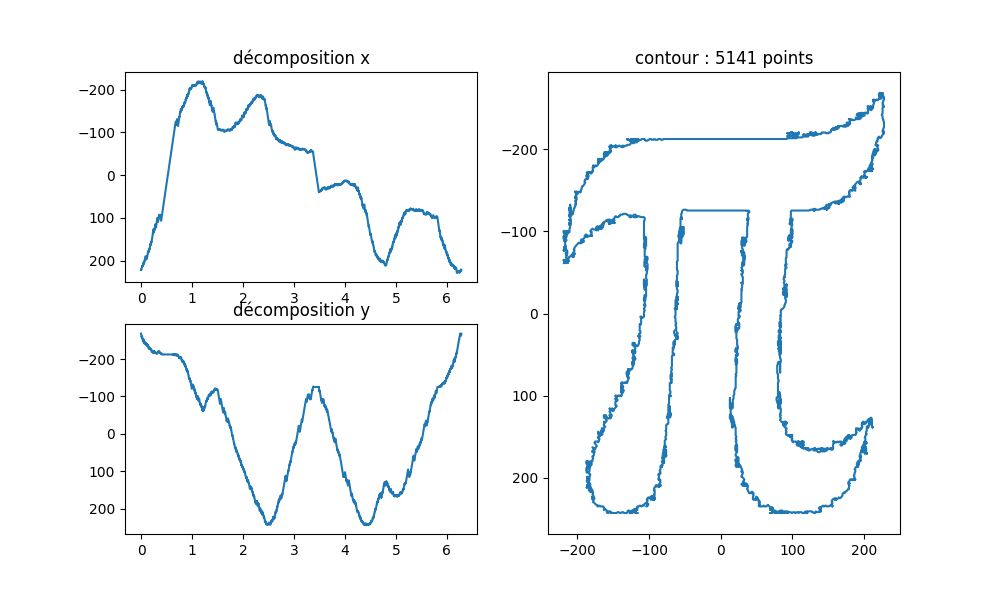
#> input picture Pictures/contour_original.png, 1000 x 600 px
$ python showContour.py Pictures/contour_original.png
#> lines starting #> are read from the running program, lines starting #| are printed output that depends on the picture; after the words box and inside, x2 and y2 are one past the last pixel; in counts of white or black regions, pixels touching at a corner belong together
### Contour/getContour.py
import cv2
import numpy as np

class Contour:
    def __init__(self, img_path) -> None:
        self.img = cv2.imread(img_path, cv2.IMREAD_GRAYSCALE)
        if self.img is not None:
            self.get_contour()
            self.get_values()

    def get_contour(self):
        img = cv2.bitwise_not(self.img)
        _, bin = cv2.threshold(img, 0, 255, cv2.THRESH_BINARY)
        contours, _  = cv2.findContours(bin, cv2.RETR_EXTERNAL, cv2.CHAIN_APPROX_NONE)
        self.contour = max(contours, key=cv2.contourArea)

    def get_values(self):
        center = self.get_center()
        self.x_list = [v[0] for [v] in self.contour]-np.array(center[0])
        self.y_list = [v[1] for [v] in self.contour]-np.array(center[1])

    def get_center(self):
        x = [v[0] for [v] in self.contour]
        y = [v[1] for [v] in self.contour]
        center = [np.mean(x), np.mean(y)]
        return center


### Contour/interpolate.py
import numpy as np
from math import tau

class Interpolate:
    def __init__(self, number=200):
        self.number = number

    def interpol(self, values):
        angle = np.linspace(0, tau, len(values))
        xvals = np.linspace(0, tau, self.number)
        return np.interp(xvals, angle, values)


### Contour/lissage.py
import cv2
import numpy as np
from math import tau
from scipy import signal

class Liss:
    def __init__(self, order=5) -> None:
        self.order = order


    def cyclic_moving_av(self, a, win_type='boxcar'):
        window = signal.get_window(win_type, self.order, fftbins=False).reshape((1, self.order))
        shp_a = a.shape
        b = signal.convolve2d(a.reshape((np.prod(shp_a[:-1], dtype=int), shp_a[-1])),
                              window, boundary='wrap', mode='same')
        return (b / np.sum(window)).reshape(shp_a)

### showContour.py
import cv2
import matplotlib.pyplot as plt
from math import tau
import numpy as np
import argparse

from Contour.getContour import Contour
from Contour.interpolate import Interpolate
from Contour.lissage import Liss


class ShowCont:
    def __init__(self, Cont, title='') -> None:
        self.x_list = Cont.x_list
        self.y_list = Cont.y_list
        self.title = title
        self.angle = np.linspace(0, tau, len(self.x_list))
        self.plot()

    def plot(self):
        fig = plt.figure(figsize=(10, 6))

        ax1 = fig.add_subplot(2, 2, 1)
        ax2 = fig.add_subplot(2, 2, 3)
        ax3 = fig.add_subplot(1, 2, 2)

        ax1.plot(self.angle, self.x_list)
        ax1.set_title('décomposition x')
        ax1.invert_yaxis()


        ax2.plot(self.angle, self.y_list)
        ax2.set_title('décomposition y')
        ax2.invert_yaxis()

        ax3.plot(self.x_list, self.y_list)
        ax3.set_title(f'contour : {len(self.x_list)} points')
        ax3.invert_yaxis()

        plt.savefig(self.title)

    def save_values(self):
        title = 'Datas/x_list.npy'
        np.save(title, self.x_list)
        title = 'Datas/y_list.npy'
        np.save(title, self.y_list)

def main(path):
    cont = Contour(path)
#> in __init__, `self.img = cv2.imread(img_path, cv2.IMREAD_GRAYSCALE)`:
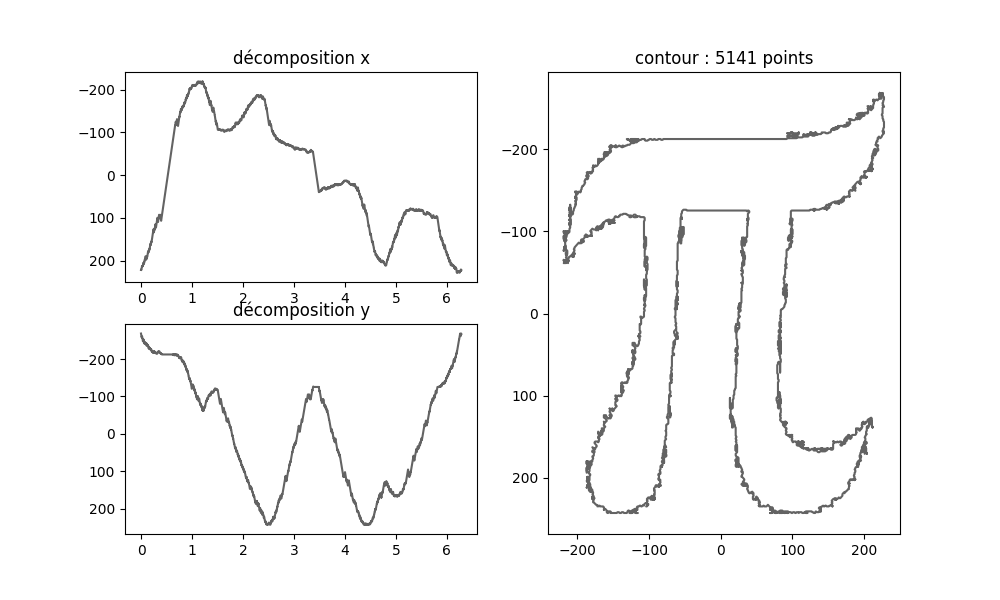
#> self.img: shape (600, 1000); min 0, max 255, mean 248.5
#> in get_contour, `img = cv2.bitwise_not(self.img)`:
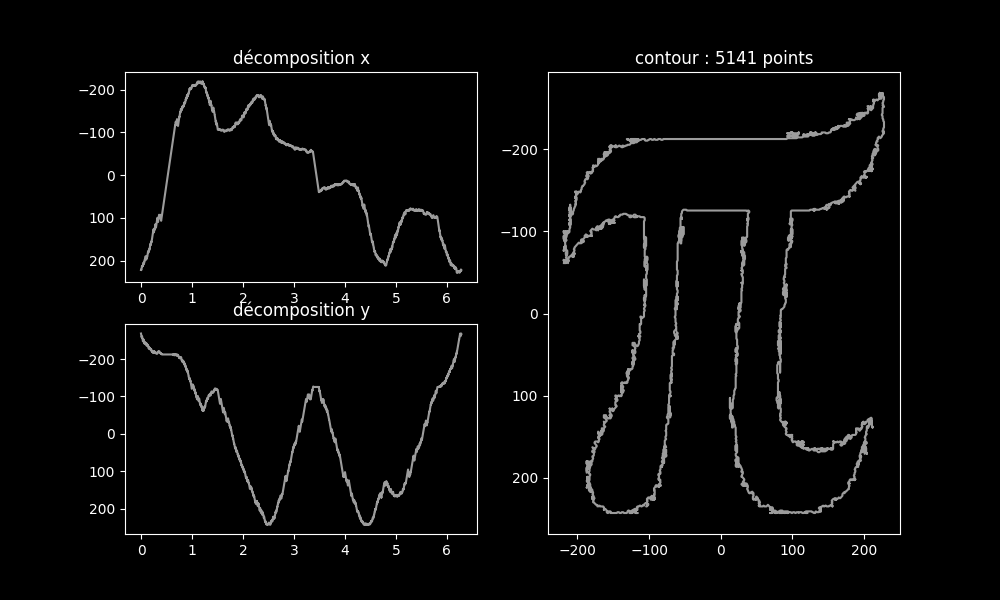
#> img: shape (600, 1000); min 0, max 255, mean 6.5
#> in get_contour, `_, bin = cv2.threshold(img, 0, 255, cv2.THRESH_BINARY)`:
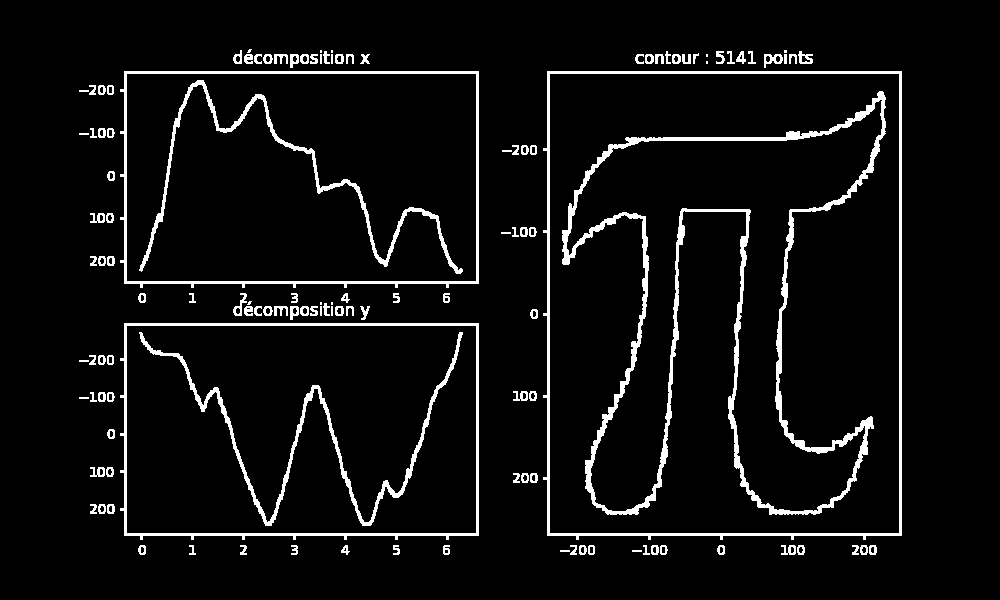
#> bin: shape (600, 1000); 5.8% white; 127 white regions (9 under 20 px)
#> in get_contour, `contours, _  = cv2.findContours(bin, cv2.RETR_EXTERNAL, cv2.CHAIN_APPR..`: contours = 124 contours, 29 with area under 20; largest, box (x1, y1, x2, y2) and area: (543, 71, 902, 540) 164346, (120, 323, 479, 540) 75156, (120, 71, 479, 288) 75156, (764, 54, 783, 68) 142, (798, 51, 813, 64) 110
#> in get_contour, `self.contour = max(contours, key=cv2.contourArea)`: self.contour = contour of 1696 points, box (x1, y1, x2, y2) (543, 71, 902, 540), area 164346
#> in get_center, `x = [v[0] for [v] in self.contour]`: x = 1696 values, max 901 at index 878, min 543 at index 80, mean 720.7
#> in get_center, `y = [v[1] for [v] in self.contour]`: y = 1696 values, max 539 at index 526, min 71 at index 0, mean 307.4
#> in get_center, `center = [np.mean(x), np.mean(y)]`: center = [720.7, 307.4]
#> in get_values, `self.x_list = [v[0] for [v] in self.contour]-np.array(center[0])`: self.x_list = 1696 values, max 180.3 at index 878, min -177.7 at index 80, mean -1.72e-14
#> in get_values, `self.y_list = [v[1] for [v] in self.contour]-np.array(center[1])`: self.y_list = 1696 values, max 231.6 at index 526, min -236.4 at index 0, mean 1.72e-14
    title = 'Pictures/contour_original.png'
    ShowCont(cont, title=title)
#> in __init__, `self.angle = np.linspace(0, tau, len(self.x_list))`: self.angle = 1696 values from 0 to 6.28
#> in plot, `plt.savefig(self.title)`:
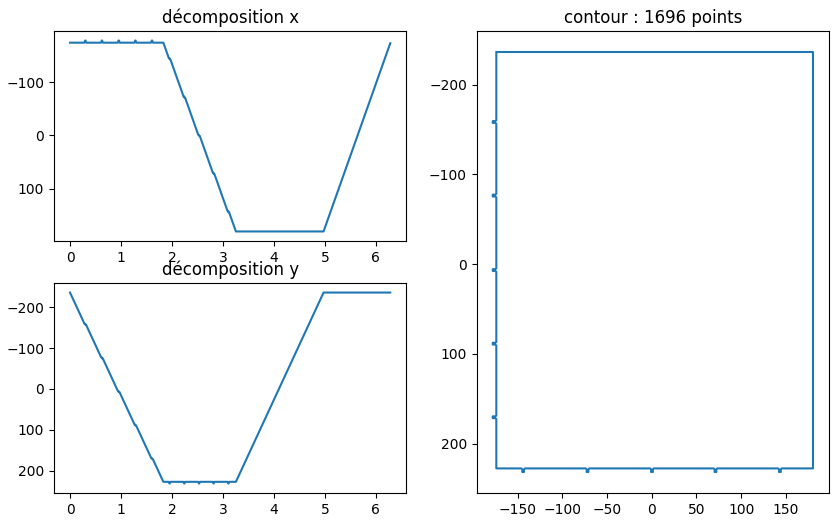
#> figure drawn by matplotlib, 3 panels; panel 1: curve peaks at x = 3.25, y = 180.3; panel 2: curve peaks at x = 1.95, y = 231.6

    interp = Interpolate(number=200)
    cont.x_list = interp.interpol(cont.x_list)
#> cont.x_list = 200 values, max 180.3 at index 104, min -177.7 at index 51, mean -0.77
    cont.y_list = interp.interpol(cont.y_list)
#> cont.y_list = 200 values, max 231.6 at index 71, min -236.4 at index 0, mean -1.03
    title = 'Pictures/contour_interpol.png'
    ShowCont(cont, title=title)

    liss = Liss(order=5)
    cont.x_list = liss.cyclic_moving_av(cont.x_list)
#> cont.x_list = 200 values, max 180.3 at index 106, min -174.5 at index 49, mean -0.77
    cont.y_list = liss.cyclic_moving_av(cont.y_list)
#> cont.y_list = 200 values, max 228.4 at index 69, min -236.4 at index 160, mean -1.03
    title = 'Pictures/contour_liss.png'
    s = ShowCont(cont, title=title)
#> in plot (call 3), `plt.savefig(self.title)`:
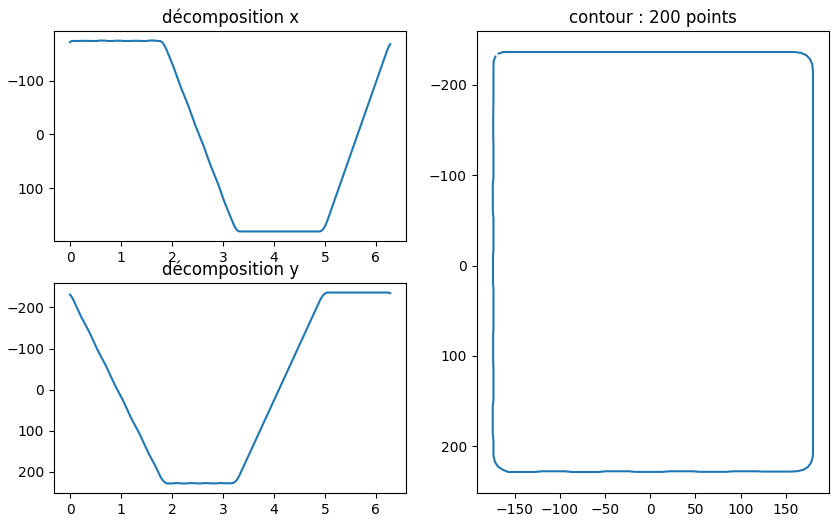
#> figure drawn by matplotlib, 3 panels; panel 1: curve peaks at x = 3.35, y = 180.3; panel 2: curve peaks at x = 2.18, y = 228.4

    s.save_values()


if __name__=='__main__':
    path = 'Pictures/pi.jpg'
    parser = argparse.ArgumentParser(description='Process image contours.')
    parser.add_argument('path', type=str, default=path, help='Chemin vers le fichier image')
    args = parser.parse_args()
    main(args.path)
